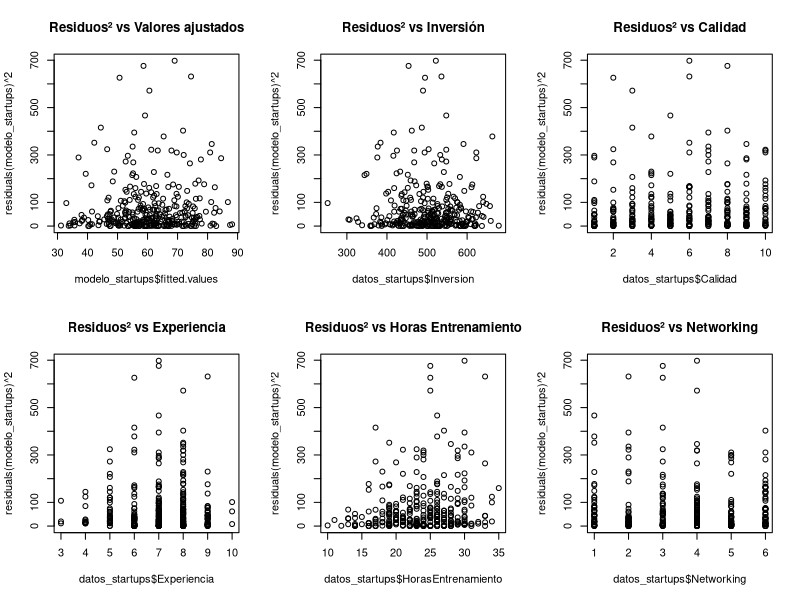
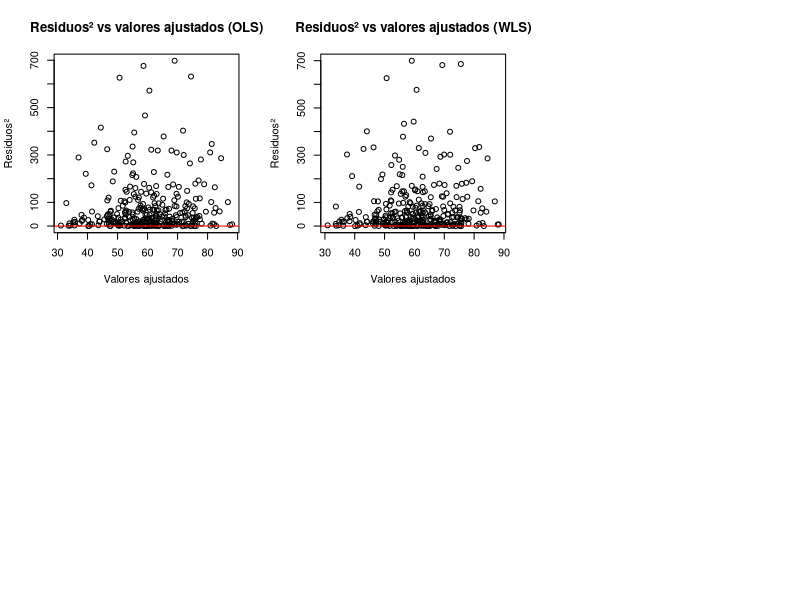

Here is the R script that generated these plots, in order:
library(readxl)
library(car)
library(lmtest)
library(sandwich)

# a)

# Importar datos de la hoja Innovación

datos_startups <- read_excel("Tarea3.xlsx", sheet="Innovación")

# Verificar importacion correcta de datos

head(datos_startups)

modelo_startups <- lm(tasa ~ Inversion + Calidad + Experiencia + HorasEntrenamiento + Networking, 
                      data = datos_startups)

summary(modelo_startups)


# 1) Analisis de multicolinealidad

cor(datos_startups[, c("Inversion", "Calidad", "Experiencia", "HorasEntrenamiento", "Networking")])

vif(modelo_startups)

# 2) Analisis de heterocedasticidad

par(mfrow=c(2,3))
plot(modelo_startups$fitted.values, residuals(modelo_startups)^2,
     main="Residuos² vs Valores ajustados")

plot(datos_startups$Inversion, residuals(modelo_startups)^2,
     main="Residuos² vs Inversión")

plot(datos_startups$Calidad, residuals(modelo_startups)^2,
     main="Residuos² vs Calidad")

plot(datos_startups$Experiencia, residuals(modelo_startups)^2,
     main="Residuos² vs Experiencia")

plot(datos_startups$HorasEntrenamiento, residuals(modelo_startups)^2,
     main="Residuos² vs Horas Entrenamiento")

plot(datos_startups$Networking, residuals(modelo_startups)^2,
     main="Residuos² vs Networking")

bptest(modelo_startups)

bptest(modelo_startups, ~ Inversion, data = datos_startups)
bptest(modelo_startups, ~ HorasEntrenamiento, data = datos_startups)
bptest(modelo_startups, ~ Calidad, data = datos_startups)
bptest(modelo_startups, ~ Experiencia, data = datos_startups)
bptest(modelo_startups, ~ Networking, data = datos_startups)




# 3) Analisis de especificación del modelo

resettest(modelo_startups)

# 4) Análisis de autocorrelación

dwtest(modelo_startups)

# b) Correcion de heterocedasticidad

# Modelo original
modelo_startups <- lm(tasa ~ Inversion + Calidad + Experiencia + HorasEntrenamiento + Networking, data = datos_startups)

# 1. Modelo auxiliar de los residuos al cuadrado
modelo_aux <- lm(log(residuals(modelo_startups)^2) ~ Inversion + Calidad + Experiencia + HorasEntrenamiento + Networking, data = datos_startups)

# 2. Estimar varianzas y pesos
sigma2_est <- exp(fitted(modelo_aux))
weights <- 1 / sigma2_est

# 3. Reestimar el modelo ponderado
modelo_wls <- lm(tasa ~ Inversion + Calidad + Experiencia + HorasEntrenamiento + Networking,
                 data = datos_startups, weights = weights)

# 4. Resultados
summary(modelo_wls)

plot(modelo_startups$fitted.values, residuals(modelo_startups)^2,
     main = "Residuos² vs valores ajustados (OLS)",
     xlab = "Valores ajustados", ylab = "Residuos²")
abline(h = 0, col = "red")

plot(modelo_wls$fitted.values, residuals(modelo_wls)^2,
     main = "Residuos² vs valores ajustados (WLS)",
     xlab = "Valores ajustados", ylab = "Residuos²")
abline(h = 0, col = "red")

bptest(modelo_wls)
